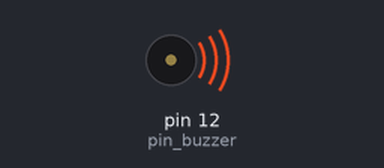
The sketch below on a simulated Arduino Uno, built with avr-gcc and run on an emulated ATmega328P. Shown: buzzer (waves = sounding).

Above: at 0.1 s.
Timing chart, 0 to 1.6 s (numbered marks = the images above):
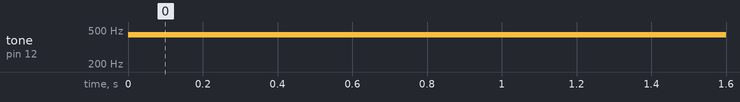

The sketch:

Programme_1.ino
```cpp
// (licence header left out)
const int pin_buzzer = 12;

void setup(){
    pinMode(pin_buzzer,OUTPUT);
}

void loop(){
    tone(pin_buzzer,440);
}
```

Measured:
- by itself, tone on pin 12 (pin_buzzer): silent → 440 Hz at 0.00 s
